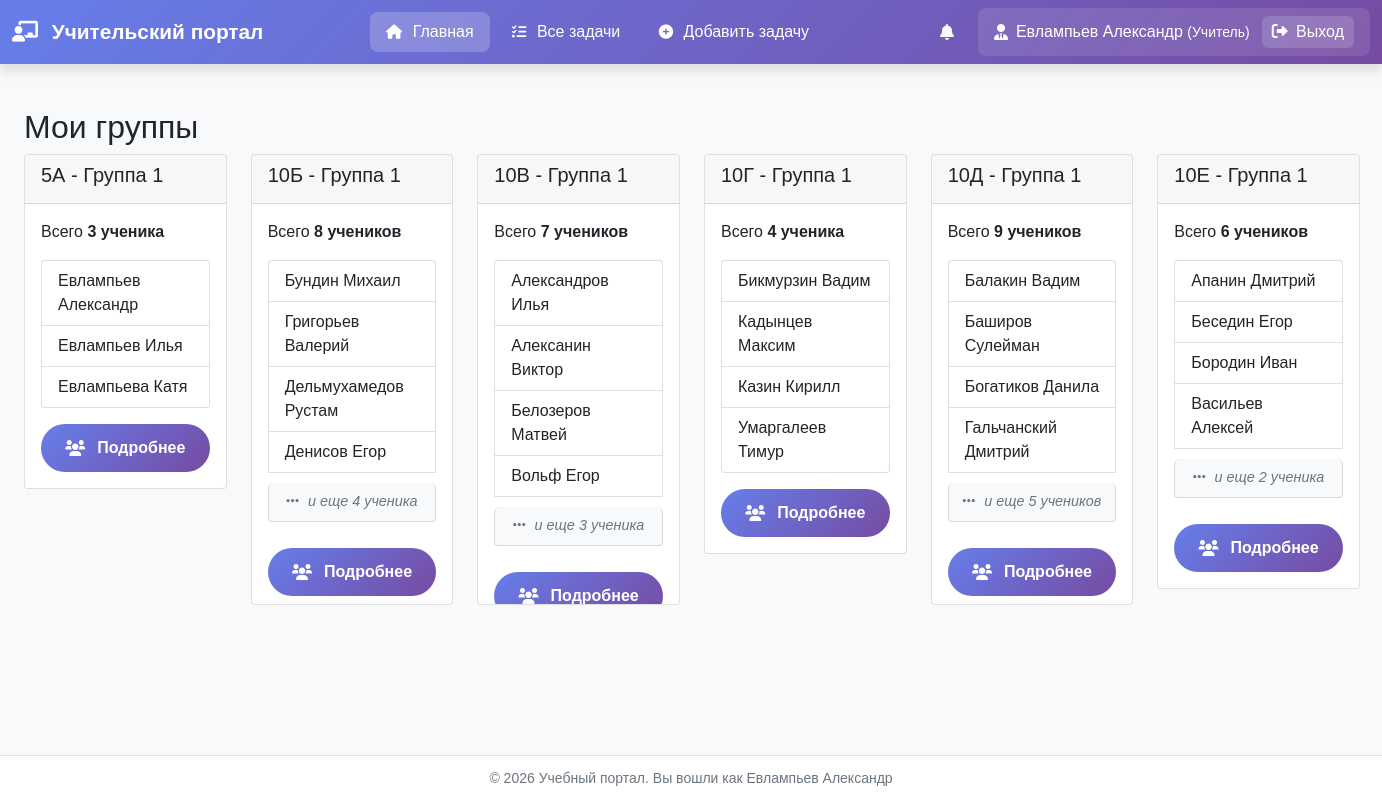
Screenshot of /users/teacher/dashboard/ (signed in) with the database file from the repository.
### users_app/models.py (models this page shows, shortened)
class User(AbstractUser):
    USER_TYPES = (
        ('teacher', 'Учитель'),
        ('student', 'Ученик'),
    )
    user_type = models.CharField(max_length=10, choices=USER_TYPES, default='student')
    middle_name = models.CharField('Отчество', max_length=50, blank=True)
    class Meta:
        verbose_name = 'Пользователь'
        verbose_name_plural = 'Пользователи'

class Group(models.Model):
    GROUP_NUMBERS = (
        (1, 'Группа 1'),
        (2, 'Группа 2'),
    )
    school_class = models.ForeignKey(SchoolClass, on_delete=models.CASCADE, related_name='groups')
    number = models.IntegerField('Номер группы', choices=GROUP_NUMBERS)
    teacher = models.ForeignKey(
        get_user_model(),
        on_delete=models.SET_NULL,
        null=True,
        blank=True,
        related_name='teacher_groups',
        limit_choices_to={'user_type': 'teacher'}
    )
    class Meta:
        verbose_name = 'Группа'
        verbose_name_plural = 'Группы'
        unique_together = ['school_class', 'number']

class SchoolClass(models.Model):
    number = models.IntegerField('Номер класса', validators=[MinValueValidator(1), MaxValueValidator(11)])
    letter = models.CharField('Буква класса', max_length=2)  # А, Б, В и т.д.
    class Meta:
        verbose_name = 'Класс'
        verbose_name_plural = 'Классы'
        unique_together = ['number', 'letter']
    def __str__(self):
        return f"{self.number}{self.letter}"

### users_app/views.py (the view)
# urls.py: path('teacher/dashboard/', views.teacher_dashboard, name='teacher_dashboard'),
@login_required
def teacher_dashboard(request):
    if request.user.user_type != 'teacher':
        return redirect('student_dashboard')
    groups = Group.objects.filter(teacher=request.user).select_related('school_class').order_by('school_class__number',
                                                                                                'school_class__letter')
    for group in groups:
        group.students_list = User.objects.filter(
            user_type='student',
            student_profile__group=group
        ).select_related('student_profile').order_by('last_name', 'first_name')
    context = {'groups': groups}
    return render(request, 'users_app/teacher/dashboard.html', context)

### users_app/templatetags/pluralize_ru.py (called while the page is built)
@register.filter
def pluralize_ru(value, arg):
    try:
        count = int(value)
        forms = arg.split(',')
        if len(forms) != 3:
            return f"{count} {arg}"
        last_two = count % 100
        last_digit = count % 10
        if 11 <= last_two <= 19:
            return f"{count} {forms[2]}"
        elif last_digit == 1:
            return f"{count} {forms[0]}"
        elif 2 <= last_digit <= 4:
            return f"{count} {forms[1]}"
        else:
            return f"{count} {forms[2]}"
    except (ValueError, TypeError):
        return f"{value} {arg}"

### templates/users_app/teacher/dashboard.html (shortened to what this page needs)
{% extends "base.html" %}
{% load pluralize_ru %}
{% block content %}
    <div class="container mt-4">
        <h2>Мои группы</h2>
        {% if groups %}
            <div class="row">
                {% for group in groups %}
                    <div class="col-md-2 mb-4">
                        <div class="card">
                            <div class="card-header">
                                <h5>{{ group.school_class }} - Группа {{ group.number }}</h5>
                            </div>
                            <div class="card-body">
                                {% with students=group.students_list %}
                                    {% if students %}
                                        <p>Всего
                                            <strong> {{ students|length|pluralize_ru:"ученик,ученика,учеников" }}</strong>
                                        </p>
                                        <ul class="list-group">
                                            {% for student in students|slice:":4" %}
                                                <li class="list-group-item">
                                                    {{ student.last_name }} {{ student.first_name }}
                                                </li>
                                            {% endfor %}
                                            {% if students|length > 4 %}
                                                <li class="list-group-item student-limit-indicator">
                                                    <i class="fas fa-ellipsis-h"></i>
                                                    и
                                                    еще {{ students|length|add:"-4"|pluralize_ru:"ученик,ученика,учеников" }}
                                                </li>
                                            {% endif %}
                                        </ul>
                                    {% else %}
                                        <p class="text-muted">Нет учеников в этой группе</p>
                                    {% endif %}
                                {% endwith %}
                                <a href="{% url 'group_students' group.id %}" class="btn btn-sm btn-primary mt-3 w-100">
                                    <i class="fas fa-users me-1"></i> Подробнее
                                </a>
                            </div>
                        </div>
                    </div>
                {% endfor %}
            </div>
        {% else %}
            <div class="alert alert-info">
                <i class="fas fa-info-circle me-2"></i>
                У вас пока нет назначенных групп. Обратитесь к администратору.
            </div>
        {% endif %}
    </div>
{% endblock %}

### templates/base.html (shortened to what this page needs)
<!DOCTYPE html>
<html lang="ru">
<head>
    {% load static %}
    <link rel="stylesheet" href="https://cdn.jsdelivr.net/npm/bootstrap@5.1.3/dist/css/bootstrap.min.css">
    <link rel="stylesheet" href="https://cdnjs.cloudflare.com/ajax/libs/font-awesome/6.0.0/css/all.min.css">
    <link rel="stylesheet" href="{% static 'css/base/style.css' %}">
    <link rel="stylesheet" href="{% static 'css/components/buttons.css' %}">
</head>
<body>
<nav class="navbar navbar-expand-lg navbar-dark">
    <div class="container">
        <a class="navbar-brand" href="{% url 'home' %}">
            <i class="fas {% if user.user_type == 'teacher' %}fa-chalkboard-teacher{% elif user.user_type == 'student' %}fa-user-graduate{% else %}fa-graduation-cap{% endif %} me-2"></i>
            {% if user.is_authenticated %}
                {% if user.user_type == 'teacher' %}
                    Учительский портал
                {% elif user.user_type == 'student' %}
                    Ученический портал
                {% else %}
                    Учебный портал
                {% endif %}
            {% else %}
                Учебный портал
            {% endif %}
        </a>
        <div class="collapse navbar-collapse" id="navbarNav">
            {% if user.is_authenticated %}
                <ul class="navbar-nav me-auto">
                    {% if user.user_type == 'teacher' %}
                        <li class="nav-item">
                            <a class="nav-link {% if request.resolver_match.url_name == 'teacher_dashboard' %}active{% endif %}"
                               href="{% url 'teacher_dashboard' %}">
                                <i class="fas fa-home"></i> Главная
                            </a>
                        </li>
                        <li class="nav-item">
                            <a class="nav-link {% if request.resolver_match.url_name == 'task_list' %}active{% endif %}"
                               href="{% url 'tasks:task_list' %}">
                                <i class="fas fa-tasks"></i> Все задачи
                            </a>
                        </li>
                        <li class="nav-item">
                            <a class="nav-link {% if request.resolver_match.url_name == 'task_add' %}active{% endif %}"
                               href="{% url 'tasks:task_add' %}">
                                <i class="fas fa-plus-circle"></i> Добавить задачу
                            </a>
                        </li>
                    {% endif %}
                </ul>
                {% if user.user_type == 'teacher' %}
                    {% include 'notifications/widget.html' %}
                {% endif %}
                <div class="user-menu">
                    <i class="fas {% if user.user_type == 'teacher' %}fa-user-tie{% else %}fa-user{% endif %}"></i>
                    <span class="user-name">
                            {{ user.last_name }} {{ user.first_name }}
                        {% if user.user_type == 'teacher' %}
                            <small>(Учитель)</small>
                        {% else %}
                            <small>(Ученик)</small>
                        {% endif %}
                        </span>
                    <a href="{% url 'logout' %}" class="logout-btn" onclick="return confirm('Выйти из системы?')">
                        <i class="fas fa-sign-out-alt me-1"></i> Выход
                    </a>
                </div>
            {% endif %}
        </div>
    </div>
</nav>
<div class="main-content">
    <div class="container">
        {% block content %}
        {% endblock %}
    </div>
</div>
<footer class="footer">
    <div class="container text-center">
        <small>
            &copy; {% now "Y" %} Учебный портал.
            {% if user.is_authenticated %}
                Вы вошли как {{ user.last_name }} {{ user.first_name }}
            {% else %}
                Все права защищены
            {% endif %}
        </small>
    </div>
</footer>
</body>
</html>

### static/css/base/style.css (style rules this page uses)
* { margin: 0; padding: 0; box-sizing: border-box; }
body { background: #f8f9fa; font-family: 'GOST type B', Tahoma, Geneva, Verdana, sans-serif; min-height: 100vh; min-width: 1350px; width: 100%; display: flex; flex-direction: column; }
.container { max-width: 1900px; min-width: 1360px; }
.navbar { background: linear-gradient(135deg, #667eea 0%, #764ba2 100%); box-shadow: 0 8px 10px rgba(0, 0, 0, 0.1); }
.navbar-brand, .nav-link { color: white !important; }
.navbar-brand { font-weight: 600; font-size: 1.3rem; }
.nav-link { position: relative; padding: 0.5rem 1rem !important; margin: 0 0.2rem; border-radius: 8px; transition: all 0.3s; }
.nav-link.active { background: rgba(255, 255, 255, 0.2); font-weight: 500; }
.nav-link i { margin-right: 6px; font-size: 0.9rem; }
.me-auto { margin: auto; }
.user-menu { display: flex; align-items: center; color: white; padding: 0.5rem 1rem; border-radius: 8px; background: rgba(255, 255, 255, 0.1); }
.user-menu i { margin-right: 8px; font-size: 1rem; }
.user-name { margin-right: 12px; font-weight: 500; }
.main-content { flex: 1; padding: 20px 0; }
.footer { background: white; padding: 10px 0; margin-top: auto; border-top: 1px solid #e0e0e0; color: #6c757d; }
.mb-4 { text-align: justify; }
p { text-align: justify; }

### static/css/components/buttons.css (style rules this page uses)
.btn { width: 100%; justify-content: center; padding: 12px 24px; border: none; border-radius: 50px; font-size: 1em; font-weight: 600; cursor: pointer; transition: all 0.3s ease; text-decoration: none; display: inline-flex; align-items: center; gap: 8px; }
.btn-primary { background: linear-gradient(135deg, #667eea 0%, #764ba2 100%); color: white; }
.logout-btn { color: white; text-decoration: none; padding: 4px 10px; border-radius: 6px; background: rgba(255, 255, 255, 0.15); transition: all 0.3s; }

### templates/users_app/teacher/dashboard.html (style rules this page uses)
.student-limit-indicator { color: #6c757d; font-style: italic; padding: 8px 12px; background: #f8f9fa; border-radius: 6px; margin: 10px 0; text-align: center; font-size: 0.9rem; }
.student-limit-indicator i { margin-right: 5px; }
.card-body { max-height: 400px; overflow-y: auto; }

### rows the page displays
User: last_name "Евлампьев", first_name "Александр"
Group: school_class "5А", number "1"
User: last_name "Евлампьев", first_name "Александр"
User: last_name "Евлампьев", first_name "Илья"
User: last_name "Евлампьева", first_name "Катя"
Group: school_class "10Б", number "1"
User: last_name "Бундин", first_name "Михаил"
User: last_name "Григорьев", first_name "Валерий"
User: last_name "Дельмухамедов", first_name "Рустам"
User: last_name "Денисов", first_name "Егор"
Group: school_class "10В", number "1"
User: last_name "Александров", first_name "Илья"
User: last_name "Алексанин", first_name "Виктор"
User: last_name "Белозеров", first_name "Матвей"
User: last_name "Вольф", first_name "Егор"
Group: school_class "10Г", number "1"
User: last_name "Бикмурзин", first_name "Вадим"
User: last_name "Кадынцев", first_name "Максим"
User: last_name "Казин", first_name "Кирилл"
User: last_name "Умаргалеев", first_name "Тимур"
Group: school_class "10Д", number "1"
User: last_name "Балакин", first_name "Вадим"
User: last_name "Баширов", first_name "Сулейман"
User: last_name "Богатиков", first_name "Данила"
User: last_name "Гальчанский", first_name "Дмитрий"
Group: school_class "10Е", number "1"
User: last_name "Апанин", first_name "Дмитрий"
User: last_name "Беседин", first_name "Егор"
User: last_name "Бородин", first_name "Иван"
User: last_name "Васильев", first_name "Алексей"
